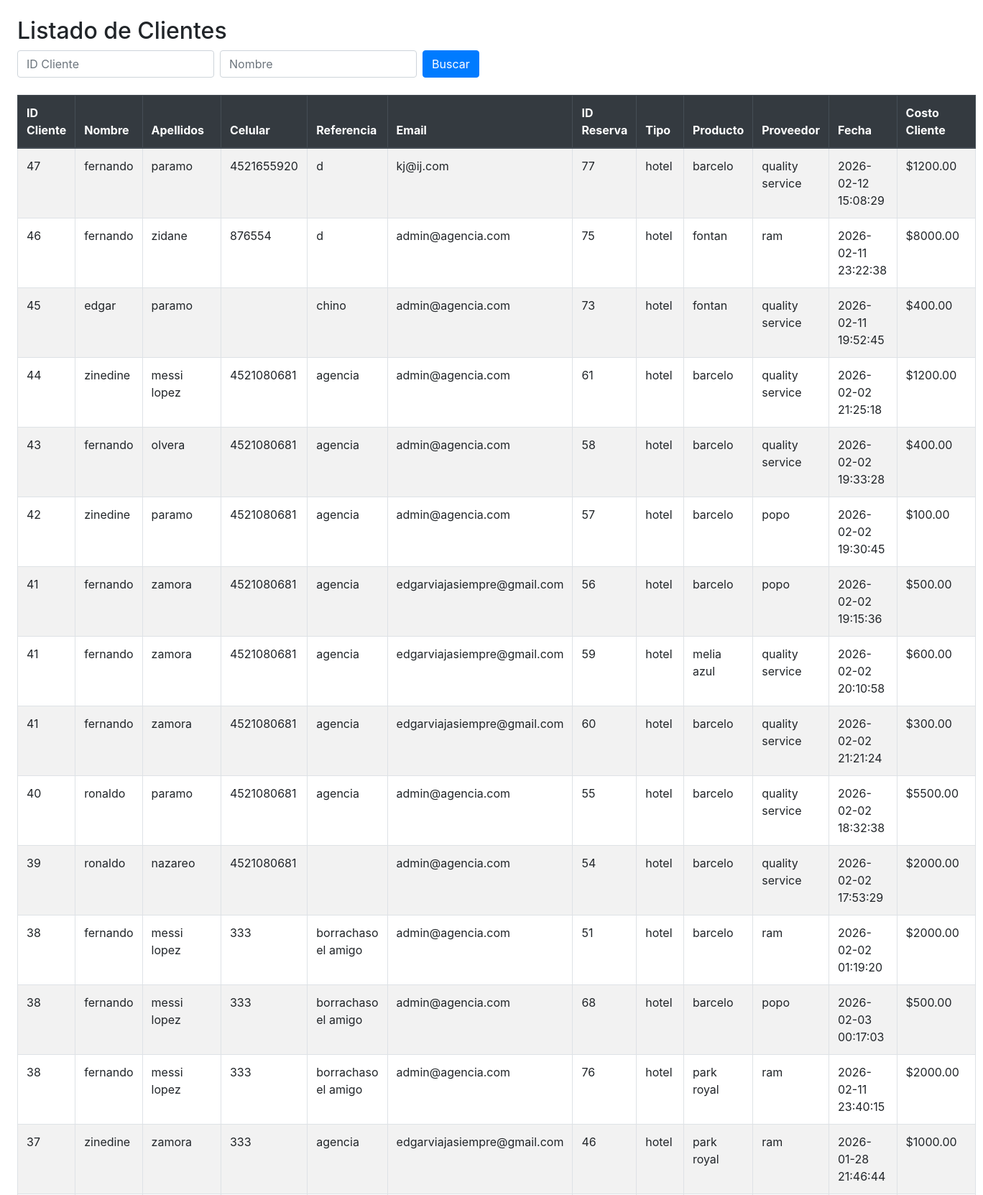
Screenshot of /clientes (upper part) with the database file from the repository.
### tables this page shows
CREATE TABLE reservaciones (
    id INTEGER PRIMARY KEY AUTOINCREMENT,
    fecha_creacion TEXT,
    cliente_id INTEGER,
    tipo_reservacion TEXT,
    descripcion TEXT,
    proveedor TEXT,
    costo_cliente REAL,
    costo_proveedor REAL,
    utilidad REAL,
    estatus TEXT
, producto_reservado TEXT, devolucion_cliente REAL DEFAULT 0, saldo_a_favor REAL DEFAULT 0, penalidad_proveedor REAL DEFAULT 0, penalidad_agencia REAL DEFAULT 0);

CREATE TABLE clientes (
    id INTEGER PRIMARY KEY AUTOINCREMENT,
    nombre TEXT,
    apellidos TEXT,
    celular TEXT,
    referencia TEXT
, email TEXT);

### app.py (the view)
@app.route('/clientes', methods=['GET', 'POST'])
def vista_clientes():
    cliente_id = request.form.get('cliente_id')
    nombre = request.form.get('nombre')
    conn = sqlite3.connect("agencia.db")
    conn.row_factory = sqlite3.Row
    cursor = conn.cursor()
    query = """
        SELECT
            c.id AS cliente_id, c.nombre, c.apellidos, c.email, c.celular, c.referencia,
            r.id AS reservacion_id, r.tipo_reservacion AS tipo_reservacion, r.producto_reservado,
            r.proveedor, r.fecha_creacion, r.costo_cliente
        FROM clientes c
        LEFT JOIN reservaciones r ON c.id = r.cliente_id
        WHERE 1 = 1
    """
    parametros = []
    if cliente_id:
        query += " AND c.id = ?"
        parametros.append(cliente_id)
    if nombre:
        query += " AND c.nombre LIKE ?"
        parametros.append(f"%{nombre}%")
    query += " ORDER BY c.id DESC"
    cursor.execute(query, parametros)
    clientes = cursor.fetchall()
    return render_template("clientes.html", clientes=clientes, cliente_id=cliente_id, nombre=nombre)

### templates/clientes.html (shortened to what this page needs)
<!DOCTYPE html>
<html lang="es">
<head>
    <link rel="stylesheet" href="https://cdn.jsdelivr.net/npm/bootstrap@4.6.2/dist/css/bootstrap.min.css">
</head>
<body class="p-4">
    <h2>Listado de Clientes</h2>
    <form method="POST" class="form-inline mb-4">
        <input type="text" name="cliente_id" class="form-control mr-2" placeholder="ID Cliente" value="{{ cliente_id or '' }}">
        <input type="text" name="nombre" class="form-control mr-2" placeholder="Nombre" value="{{ nombre or '' }}">
        <button type="submit" class="btn btn-primary">Buscar</button>
    </form>
    <table class="table table-bordered table-striped">
        <thead class="thead-dark">
            <tr>
                <th>ID Cliente</th>
                <th>Nombre</th>
                <th>Apellidos</th>
                <th>Celular</th>
                <th>Referencia</th>
                <th>Email</th>
                <th>ID Reserva</th>
                <th>Tipo</th>
                <th>Producto</th>
                <th>Proveedor</th>
                <th>Fecha</th>
                <th>Costo Cliente</th>
            </tr>
        </thead>
        <tbody>
            {% for c in clientes %}
            <tr>
                <td>{{ c['cliente_id'] }}</td>
                <td>{{ c['nombre'] }}</td>
                <td>{{ c['apellidos'] }}</td>
                <td>{{ c['celular'] }}</td>
                <td>{{ c['referencia'] }}</td>
                <td>{{ c['email'] }}</td>
                <td>{{ c['reservacion_id'] or '-' }}</td>
                <td>{{ c['tipo_reservacion'] or '-' }}</td>
                <td>{{ c['producto_reservado'] or '-' }}</td>
                <td>{{ c['proveedor'] or '-' }}</td>
                <td>{{ c['fecha_creacion'] or '-' }}</td>
                <td>${{ '%.2f'|format(c['costo_cliente'] or 0) }}</td>
            </tr>
            {% endfor %}
        </tbody>
    </table>
</body>
</html>

### rows the page displays
reservaciones: cliente_id "47", nombre "fernando", apellidos "paramo", celular "4521655920", referencia "d", email "kj@ij.com", id "77", tipo_reservacion "hotel", producto_reservado "barcelo", proveedor "quality service", fecha_creacion "2026-02-12 15:08:29", costo_cliente "1200.00"
reservaciones: cliente_id "46", nombre "fernando", apellidos "zidane", celular "876554", referencia "d", email "admin@agencia.com", id "75", tipo_reservacion "hotel", producto_reservado "fontan", proveedor "ram", fecha_creacion "2026-02-11 23:22:38", costo_cliente "8000.00"
reservaciones: cliente_id "45", nombre "edgar", apellidos "paramo", referencia "chino", email "admin@agencia.com", id "73", tipo_reservacion "hotel", producto_reservado "fontan", proveedor "quality service", fecha_creacion "2026-02-11 19:52:45", costo_cliente "400.00"
reservaciones: cliente_id "44", nombre "zinedine", apellidos "messi lopez", celular "4521080681", referencia "agencia", email "admin@agencia.com", id "61", tipo_reservacion "hotel", producto_reservado "barcelo", proveedor "quality service", fecha_creacion "2026-02-02 21:25:18", costo_cliente "1200.00"
reservaciones: cliente_id "43", nombre "fernando", apellidos "olvera", celular "4521080681", referencia "agencia", email "admin@agencia.com", id "58", tipo_reservacion "hotel", producto_reservado "barcelo", proveedor "quality service", fecha_creacion "2026-02-02 19:33:28", costo_cliente "400.00"
reservaciones: cliente_id "42", nombre "zinedine", apellidos "paramo", celular "4521080681", referencia "agencia", email "admin@agencia.com", id "57", tipo_reservacion "hotel", producto_reservado "barcelo", proveedor "popo", fecha_creacion "2026-02-02 19:30:45", costo_cliente "100.00"
reservaciones: cliente_id "41", nombre "fernando", apellidos "zamora", celular "4521080681", referencia "agencia", email "edgarviajasiempre@gmail.com", id "56", tipo_reservacion "hotel", producto_reservado "barcelo", proveedor "popo", fecha_creacion "2026-02-02 19:15:36", costo_cliente "500.00"
reservaciones: cliente_id "41", nombre "fernando", apellidos "zamora", celular "4521080681", referencia "agencia", email "edgarviajasiempre@gmail.com", id "59", tipo_reservacion "hotel", producto_reservado "melia azul", proveedor "quality service", fecha_creacion "2026-02-02 20:10:58", costo_cliente "600.00"
reservaciones: cliente_id "41", nombre "fernando", apellidos "zamora", celular "4521080681", referencia "agencia", email "edgarviajasiempre@gmail.com", id "60", tipo_reservacion "hotel", producto_reservado "barcelo", proveedor "quality service", fecha_creacion "2026-02-02 21:21:24", costo_cliente "300.00"
reservaciones: cliente_id "40", nombre "ronaldo", apellidos "paramo", celular "4521080681", referencia "agencia", email "admin@agencia.com", id "55", tipo_reservacion "hotel", producto_reservado "barcelo", proveedor "quality service", fecha_creacion "2026-02-02 18:32:38", costo_cliente "5500.00"
reservaciones: cliente_id "39", nombre "ronaldo", apellidos "nazareo", celular "4521080681", email "admin@agencia.com", id "54", tipo_reservacion "hotel", producto_reservado "barcelo", proveedor "quality service", fecha_creacion "2026-02-02 17:53:29", costo_cliente "2000.00"
reservaciones: cliente_id "38", nombre "fernando", apellidos "messi lopez", celular "333", referencia "borrachaso el amigo", email "admin@agencia.com", id "51", tipo_reservacion "hotel", producto_reservado "barcelo", proveedor "ram", fecha_creacion "2026-02-02 01:19:20", costo_cliente "2000.00"
reservaciones: cliente_id "38", nombre "fernando", apellidos "messi lopez", celular "333", referencia "borrachaso el amigo", email "admin@agencia.com", id "68", tipo_reservacion "hotel", producto_reservado "barcelo", proveedor "popo", fecha_creacion "2026-02-03 00:17:03", costo_cliente "500.00"
reservaciones: cliente_id "38", nombre "fernando", apellidos "messi lopez", celular "333", referencia "borrachaso el amigo", email "admin@agencia.com", id "76", tipo_reservacion "hotel", producto_reservado "park royal", proveedor "ram", fecha_creacion "2026-02-11 23:40:15", costo_cliente "2000.00"
reservaciones: cliente_id "37", nombre "zinedine", apellidos "zamora", celular "333", referencia "agencia", email "edgarviajasiempre@gmail.com", id "46", tipo_reservacion "hotel", producto_reservado "park royal", proveedor "ram", fecha_creacion "2026-01-28 21:46:44", costo_cliente "1000.00"
